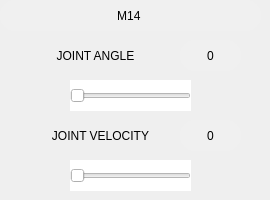
      <widget class="QWidget" name="M14Page">
       <widget class="QPushButton" name="M14AngleMinus">
        <property name="geometry">
         <rect>
          <x>20</x>
          <y>80</y>
          <width>41</width>
          <height>31</height>
         </rect>
        </property>
        <property name="styleSheet">
         <string notr="true">background-color: rgb(255, 255, 255);</string>
        </property>
        <property name="text">
         <string/>
        </property>
        <property name="icon">
         <iconset>
          <normaloff>C:/Users/asadr/Downloads/icons8-minus-50.png</normaloff>C:/Users/asadr/Downloads/icons8-minus-50.png</iconset>
        </property>
        <property name="iconSize">
         <size>
          <width>25</width>
          <height>28</height>
         </size>
        </property>
        <property name="flat">
         <bool>true</bool>
        </property>
       </widget>
       <widget class="QPushButton" name="M14AnglePlus">
        <property name="geometry">
         <rect>
          <x>200</x>
          <y>80</y>
          <width>41</width>
          <height>31</height>
         </rect>
        </property>
        <property name="styleSheet">
         <string notr="true">background-color: rgb(255, 255, 255);</string>
        </property>
        <property name="text">
         <string/>
        </property>
        <property name="icon">
         <iconset>
          <normaloff>C:/Users/asadr/Downloads/icons8-plus-50 (1).png</normaloff>C:/Users/asadr/Downloads/icons8-plus-50 (1).png</iconset>
        </property>
        <property name="iconSize">
         <size>
          <width>25</width>
          <height>28</height>
         </size>
        </property>
        <property name="flat">
         <bool>true</bool>
        </property>
       </widget>
       <widget class="QSlider" name="M14VelocitySlider">
        <property name="geometry">
         <rect>
          <x>70</x>
          <y>160</y>
          <width>121</width>
          <height>31</height>
         </rect>
        </property>
        <property name="styleSheet">
         <string notr="true">background-color: rgb(255, 255, 255);</string>
        </property>
        <property name="orientation">
         <enum>Qt::Horizontal</enum>
        </property>
       </widget>
       <widget class="QPushButton" name="pushButton_62">
        <property name="geometry">
         <rect>
          <x>30</x>
          <y>40</y>
          <width>121</width>
          <height>31</height>
         </rect>
        </property>
        <property name="styleSheet">
         <string notr="true">background-color: rgb(255, 255, 255);
font: 63 10pt &quot;Yu Gothic UI Semibold&quot;;</string>
        </property>
        <property name="text">
         <string>   JOINT ANGLE</string>
        </property>
        <property name="icon">
         <iconset>
          <normaloff>C:/Users/asadr/Downloads/icons8-data-setting-50 (1).png</normaloff>C:/Users/asadr/Downloads/icons8-data-setting-50 (1).png</iconset>
        </property>
        <property name="iconSize">
         <size>
          <width>20</width>
          <height>20</height>
         </size>
        </property>
        <property name="flat">
         <bool>true</bool>
        </property>
       </widget>
       <widget class="QPushButton" name="M14VelocityMinus">
        <property name="geometry">
         <rect>
          <x>20</x>
          <y>160</y>
          <width>41</width>
          <height>31</height>
         </rect>
        </property>
        <property name="styleSheet">
         <string notr="true">background-color: rgb(255, 255, 255);</string>
        </property>
        <property name="text">
         <string/>
        </property>
        <property name="icon">
         <iconset>
          <normaloff>C:/Users/asadr/Downloads/icons8-minus-50.png</normaloff>C:/Users/asadr/Downloads/icons8-minus-50.png</iconset>
        </property>
        <property name="iconSize">
         <size>
          <width>25</width>
          <height>28</height>
         </size>
        </property>
        <property name="flat">
         <bool>true</bool>
        </property>
       </widget>
       <widget class="QLabel" name="M14VelocityLabel">
        <property name="geometry">
         <rect>
          <x>180</x>
          <y>120</y>
          <width>61</width>
          <height>31</height>
         </rect>
        </property>
        <property name="styleSheet">
         <string notr="true">border-radius: 15px;
background-color: rgb(240, 240, 240);
font: 63 9pt &quot;Yu Gothic UI Semibold&quot;;</string>
        </property>
        <property name="text">
         <string>0</string>
        </property>
        <property name="alignment">
         <set>Qt::AlignCenter</set>
        </property>
       </widget>
       <widget class="QLabel" name="label_48">
        <property name="geometry">
         <rect>
          <x>0</x>
          <y>0</y>
          <width>261</width>
          <height>31</height>
         </rect>
        </property>
        <property name="styleSheet">
         <string notr="true">background-color: rgb(240, 240, 240);
border-radius: 15px;
font: 63 10pt &quot;Yu Gothic UI Semibold&quot;;</string>
        </property>
        <property name="text">
         <string>M14 </string>
        </property>
        <property name="alignment">
         <set>Qt::AlignCenter</set>
        </property>
       </widget>
       <widget class="QSlider" name="M14AngleSlider">
        <property name="geometry">
         <rect>
          <x>70</x>
          <y>80</y>
          <width>121</width>
          <height>31</height>
         </rect>
        </property>
        <property name="styleSheet">
         <string notr="true">background-color: rgb(255, 255, 255);</string>
        </property>
        <property name="orientation">
         <enum>Qt::Horizontal</enum>
        </property>
       </widget>
       <widget class="QPushButton" name="M14VelocityPlus">
        <property name="geometry">
         <rect>
          <x>200</x>
          <y>160</y>
          <width>41</width>
          <height>31</height>
         </rect>
        </property>
        <property name="styleSheet">
         <string notr="true">background-color: rgb(255, 255, 255);</string>
        </property>
        <property name="text">
         <string/>
        </property>
        <property name="icon">
         <iconset>
          <normaloff>C:/Users/asadr/Downloads/icons8-plus-50 (1).png</normaloff>C:/Users/asadr/Downloads/icons8-plus-50 (1).png</iconset>
        </property>
        <property name="iconSize">
         <size>
          <width>25</width>
          <height>28</height>
         </size>
        </property>
        <property name="flat">
         <bool>true</bool>
        </property>
       </widget>
       <widget class="QLabel" name="M14AngleLabel">
        <property name="geometry">
         <rect>
          <x>180</x>
          <y>40</y>
          <width>61</width>
          <height>31</height>
         </rect>
        </property>
        <property name="styleSheet">
         <string notr="true">border-radius: 15px;
background-color: rgb(240, 240, 240);
font: 63 9pt &quot;Yu Gothic UI Semibold&quot;;</string>
        </property>
        <property name="frameShape">
         <enum>QFrame::Box</enum>
        </property>
        <property name="text">
         <string>0</string>
        </property>
        <property name="alignment">
         <set>Qt::AlignCenter</set>
        </property>
       </widget>
       <widget class="QPushButton" name="pushButton_65">
        <property name="geometry">
         <rect>
          <x>20</x>
          <y>120</y>
          <width>151</width>
          <height>31</height>
         </rect>
        </property>
        <property name="styleSheet">
         <string notr="true">background-color: rgb(255, 255, 255);
font: 63 10pt &quot;Yu Gothic UI Semibold&quot;;</string>
        </property>
        <property name="text">
         <string>   JOINT VELOCITY</string>
        </property>
        <property name="icon">
         <iconset>
          <normaloff>C:/Users/asadr/Downloads/icons8-speedometer-64.png</normaloff>C:/Users/asadr/Downloads/icons8-speedometer-64.png</iconset>
        </property>
        <property name="iconSize">
         <size>
          <width>22</width>
          <height>22</height>
         </size>
        </property>
        <property name="flat">
         <bool>true</bool>
        </property>
       </widget>
      </widget>
